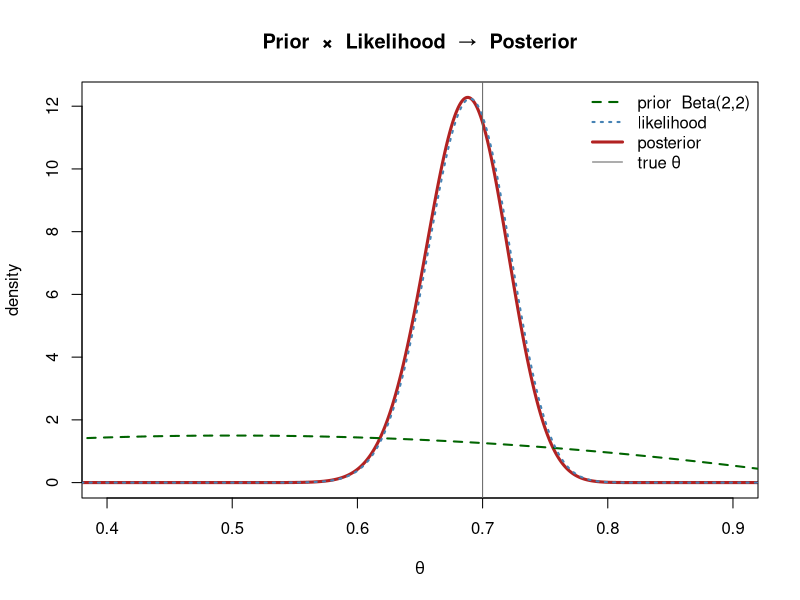

Recreate this plot in R.
## ---- chunk 1
#| warning: false
#| message: false

set.seed(1)

# Same simulated coin as the frequentist section
trueTheta <- 0.7
n     <- 200
flips <- rbinom(n, size = 1, prob = trueTheta)
k     <- sum(flips)              # heads observed

# A weakly-informative prior: Beta(2, 2) — a gentle nudge toward 0.5, easily overruled
aPri <- 2
bPri <- 2

# Conjugate update: just add heads to a, tails to b
aPost <- aPri + k
bPost <- bPri + (n - k)

c(k = k, aPost = aPost, bPost = bPost)
## ---- chunk 2
#| fig-align: center

theta <- seq(0, 1, length.out = 1000)

# The three curves, each scaled to a density for comparison
priorD <- dbeta(theta, aPri, bPri)
postD  <- dbeta(theta, aPost,  bPost)
# Likelihood as a function of theta (scaled to integrate to ~1 for plotting)
lik     <- dbinom(k, n, theta);  likD <- lik / (sum(lik) * diff(theta)[1])

plot(theta, postD, type = "l", lwd = 3, col = "firebrick",
     xlab = expression(theta), ylab = "density",
     main = "Prior  ×  Likelihood  →  Posterior", xlim = c(0.4, 0.9))
lines(theta, priorD, lwd = 2, col = "darkgreen", lty = 2)
lines(theta, likD,   lwd = 2, col = "steelblue", lty = 3)
abline(v = trueTheta, col = "grey40", lty = 1)
legend("topright", bty = "n", lwd = c(2, 2, 3, 1), lty = c(2, 3, 1, 1),
       col = c("darkgreen", "steelblue", "firebrick", "grey40"),
       legend = c("prior  Beta(2,2)", "likelihood", "posterior", "true θ"))
## ---- chunk 3
postMean <- aPost / (aPost + bPost)
postMap  <- (aPost - 1) / (aPost + bPost - 2)   # mode of a Beta
mle      <- k / n                                  # the frequentist estimate

c(postMean = postMean, MAP = postMap, frequentist_MLE = mle)
## ---- chunk 4
cred95 <- qbeta(c(0.025, 0.975), aPost, bPost)
cred95
## ---- chunk 5
# Highest posterior density interval by a quick numerical search over the start tail-prob
hpdBeta <- function(a, b, level = 0.95) {
  f <- function(lowerTail) {
    lo <- qbeta(lowerTail, a, b)
    hi <- qbeta(lowerTail + level, a, b)
    hi - lo                                   # width to minimise
  }
  opt   <- optimize(f, c(0, 1 - level))
  lower <- opt$minimum
  c(qbeta(lower, a, b), qbeta(lower + level, a, b))
}

rbind(equal_tailed = cred95,
      HPD          = hpdBeta(aPost, bPost)) |> round(4)
